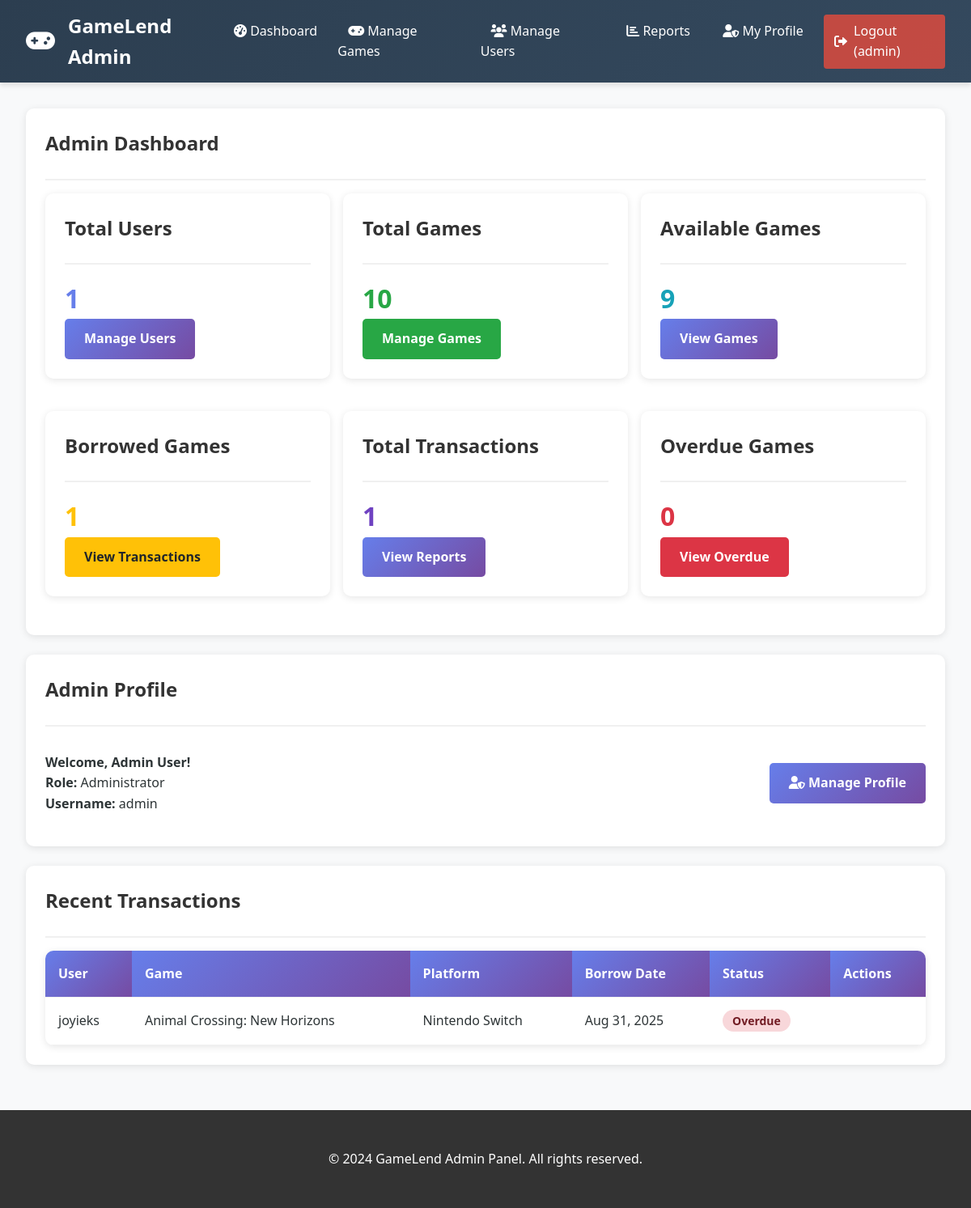
/admin/dashboard.php (signed in), run on an earlier commit of the app's database.
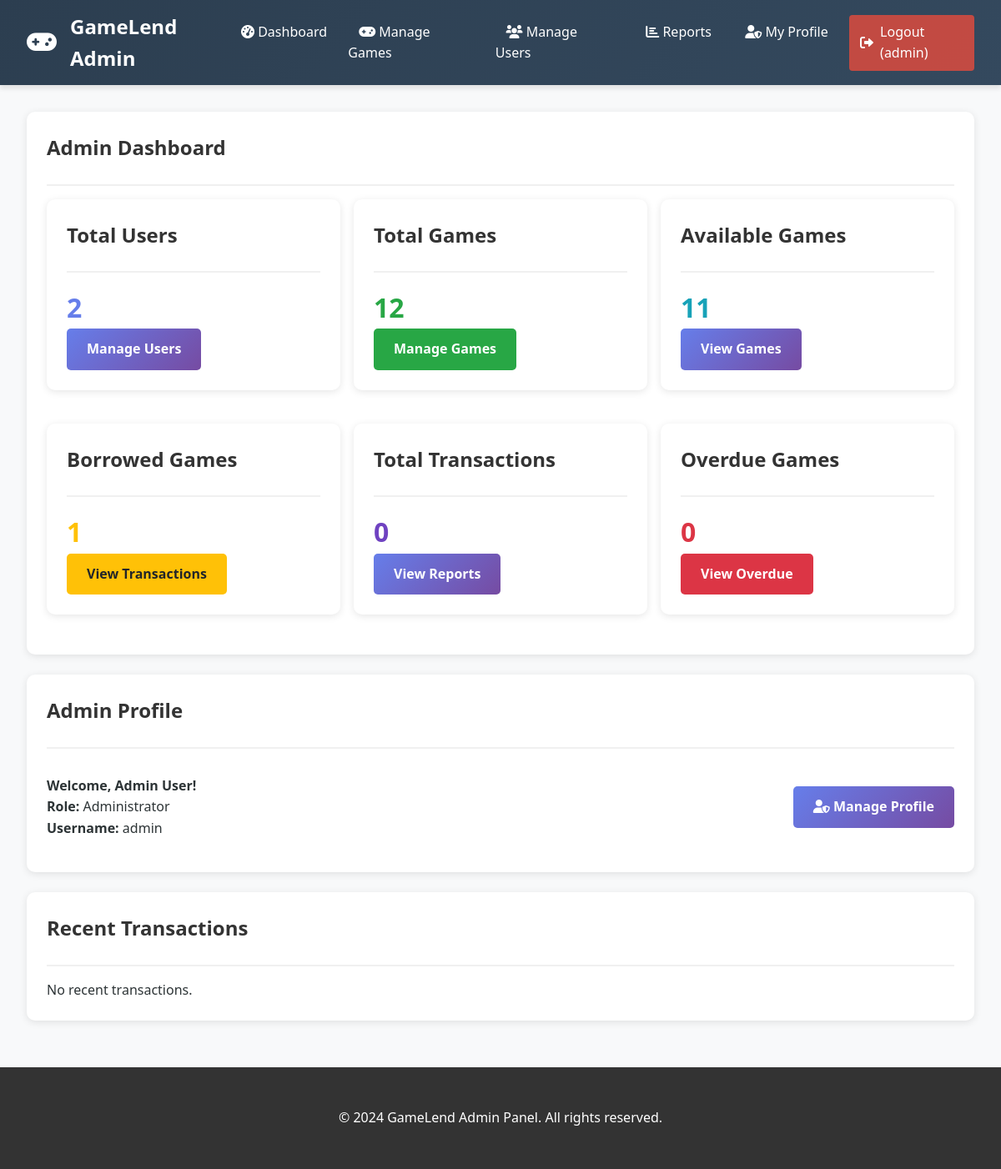
And on a later commit of the database.
### tables this page shows
CREATE TABLE `borrow_transactions` (
  `id` int(11) NOT NULL,
  `user_id` int(11) NOT NULL,
  `game_id` int(11) NOT NULL,
  `quantity` tinyint(3) UNSIGNED NOT NULL DEFAULT 1,
  `borrow_date` datetime NOT NULL DEFAULT current_timestamp(),
  `due_date` datetime DEFAULT NULL,
  `return_date` datetime DEFAULT NULL,
  `status` enum('borrowed','returned','overdue','cancelled') NOT NULL DEFAULT 'borrowed',
  `fine_amount` decimal(10,2) NOT NULL DEFAULT 0.00,
  `active` tinyint(1) NOT NULL DEFAULT 1,
  `created_at` timestamp NOT NULL DEFAULT current_timestamp(),
  `updated_at` timestamp NOT NULL DEFAULT current_timestamp() ON UPDATE current_timestamp()
);

CREATE TABLE `users` (
  `id` int(11) NOT NULL,
  `username` varchar(50) NOT NULL,
  `email` varchar(100) NOT NULL,
  `password` varchar(255) NOT NULL,
  `first_name` varchar(50) NOT NULL,
  `last_name` varchar(50) NOT NULL,
  `gender` enum('male','female','other','prefer_not_to_say') NOT NULL,
  `role` enum('admin','customer') DEFAULT 'customer',
  `status` enum('active','disabled') DEFAULT 'active',
  `created_at` timestamp NOT NULL DEFAULT current_timestamp(),
  `updated_at` timestamp NOT NULL DEFAULT current_timestamp() ON UPDATE current_timestamp()
);

CREATE TABLE `games` (
  `id` int(11) NOT NULL,
  `title` varchar(100) NOT NULL,
  `platform` varchar(50) NOT NULL,
  `total_quantity` int(10) UNSIGNED NOT NULL DEFAULT 1,
  `available_quantity` int(10) UNSIGNED NOT NULL DEFAULT 1,
  `status` enum('available','borrowed','maintenance') NOT NULL DEFAULT 'available',
  `created_at` timestamp NOT NULL DEFAULT current_timestamp(),
  `updated_at` timestamp NOT NULL DEFAULT current_timestamp() ON UPDATE current_timestamp()
);

### admin/dashboard.php (the view, shortened to what the changed rows need)
<?php
require_once '../db/db_connect.php';
$stats = [];
$stmt = $pdo->query("SELECT COUNT(*) as count FROM users WHERE role = 'customer'");
$stats['total_users'] = $stmt->fetch()['count'];
$stmt = $pdo->query("SELECT COUNT(*) as count FROM games");
$stats['total_games'] = $stmt->fetch()['count'];
$stmt = $pdo->query("SELECT COUNT(*) as count FROM games WHERE status = 'available'");
$stats['available_games'] = $stmt->fetch()['count'];
$stmt = $pdo->query("SELECT COUNT(*) as count FROM games WHERE status = 'borrowed'");
$stats['borrowed_games'] = $stmt->fetch()['count'];
$stmt = $pdo->query("SELECT COUNT(*) as count FROM borrow_transactions");
$stats['total_transactions'] = $stmt->fetch()['count'];
$stmt = $pdo->query("SELECT COUNT(*) as count FROM borrow_transactions
                     WHERE status = 'borrowed' AND borrow_date < DATE_SUB(NOW(), INTERVAL 14 DAY)");
$stats['overdue_games'] = $stmt->fetch()['count'];
$stmt = $pdo->query("SELECT bt.*, u.username, g.title, g.platform
                     FROM borrow_transactions bt
                     JOIN users u ON bt.user_id = u.id
                     JOIN games g ON bt.game_id = g.id
                     ORDER BY bt.borrow_date DESC LIMIT 10");
$recent_transactions = $stmt->fetchAll();
include 'includes/admin_header.php';
?>
<div class="card">
    <div class="card-header">
        <h2 class="card-title">Admin Dashboard</h2>
    </div>
    <div class="grid">
        <div class="card">
            <div class="card-header">
                <h3 class="card-title">Total Users</h3>
            </div>
            <p style="font-size: 2rem; font-weight: bold; color: #667eea;"><?php echo $stats['total_users']; ?></p>
            <a href="users.php" class="btn btn-primary">Manage Users</a>
        </div>
        <div class="card">
            <div class="card-header">
                <h3 class="card-title">Total Games</h3>
            </div>
            <p style="font-size: 2rem; font-weight: bold; color: #28a745;"><?php echo $stats['total_games']; ?></p>
            <a href="games.php" class="btn btn-success">Manage Games</a>
        </div>
        <div class="card">
            <div class="card-header">
                <h3 class="card-title">Available Games</h3>
            </div>
            <p style="font-size: 2rem; font-weight: bold; color: #17a2b8;"><?php echo $stats['available_games']; ?></p>
            <a href="games.php" class="btn btn-primary">View Games</a>
        </div>
        <div class="card">
            <div class="card-header">
                <h3 class="card-title">Total Transactions</h3>
            </div>
            <p style="font-size: 2rem; font-weight: bold; color: #6f42c1;"><?php echo $stats['total_transactions']; ?></p>
            <a href="reports.php" class="btn btn-primary">View Reports</a>
        </div>
    </div>
</div>
<div class="card">
    <div class="card-header">
        <h3 class="card-title">Recent Transactions</h3>
    </div>
    <?php if(empty($recent_transactions)): ?>
        <p>No recent transactions.</p>
    <?php else: ?>
        <table class="table">
            <thead>
                <tr>
                    <th>User</th>
                    <th>Game</th>
                    <th>Platform</th>
                    <th>Borrow Date</th>
                    <th>Status</th>
                    <th>Actions</th>
                </tr>
            </thead>
            <tbody>
                <?php foreach($recent_transactions as $transaction): ?>
                    <tr>
                        <td><?php echo htmlspecialchars($transaction['username']); ?></td>
                        <td><?php echo htmlspecialchars($transaction['title']); ?></td>
                        <td><?php echo htmlspecialchars($transaction['platform']); ?></td>
                        <td><?php echo date('M j, Y', strtotime($transaction['borrow_date'])); ?></td>
                        <td>
                            <span class="badge badge-<?php echo $transaction['status']; ?>">
                                <?php echo ucfirst($transaction['status']); ?>
                            </span>
                        </td>
                        <td>
                        </td>
                    </tr>
                <?php endforeach; ?>
            </tbody>
        </table>
    <?php endif; ?>
</div>
<?php include 'includes/admin_footer.php'; ?>

What changed in the data, as far as the page shows it:
removed borrow_transactions: user.username "joyieks", game.title "Animal Crossing: New Horizons", game.platform "Nintendo Switch", borrow_date "Aug 31, 2025", status "Overdue"
Also different on the page:
$stats['total_users']: "1" → "2"
$stats['total_games']: "10" → "12"
$stats['available_games']: "9" → "11"
$stats['total_transactions']: "1" → "0"
text no longer shown: "User Game Platform Borrow Date Status Actions"
text now shown: "No recent transactions."
